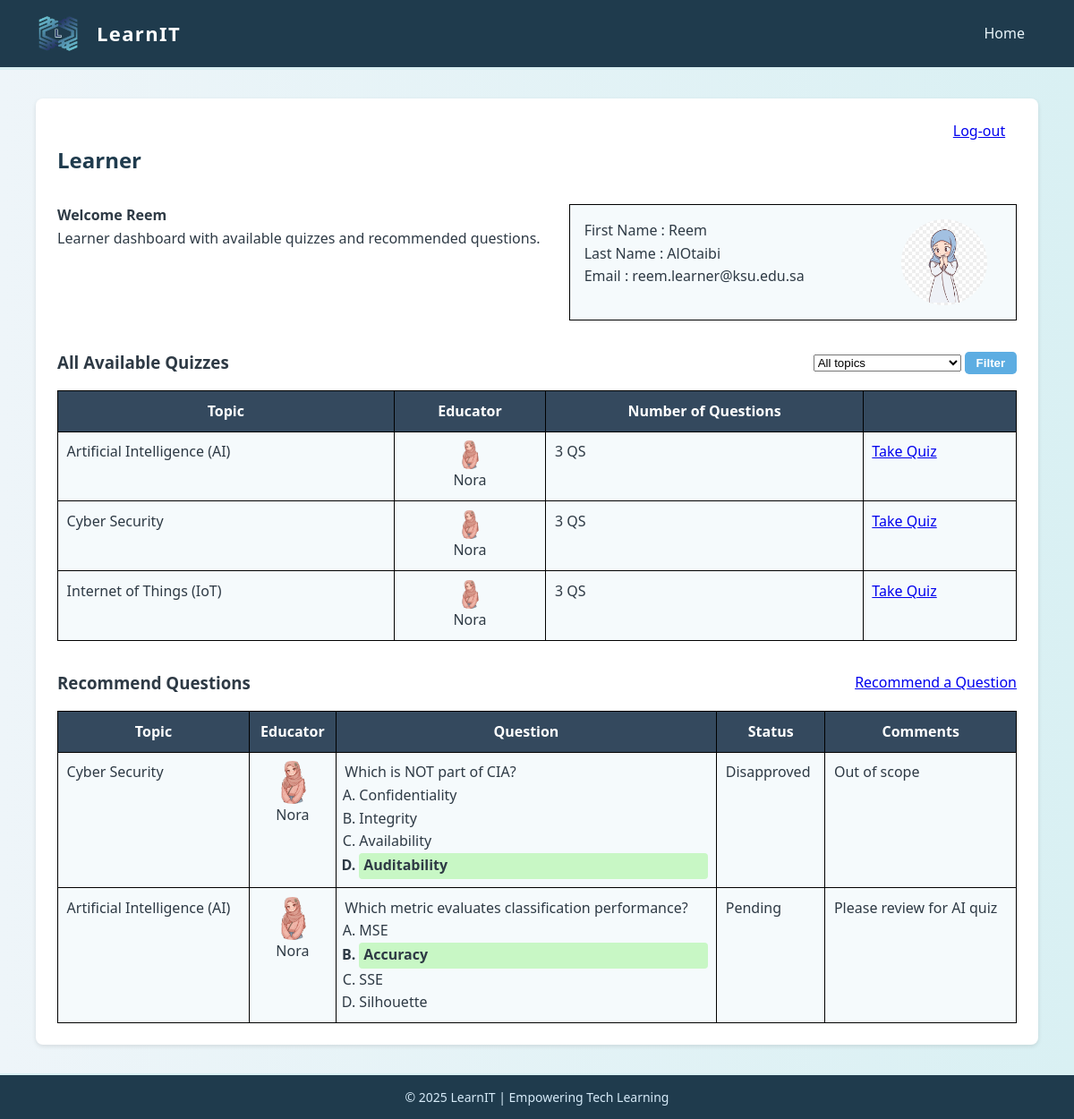
The app's page /learner.php (signed in), older data.
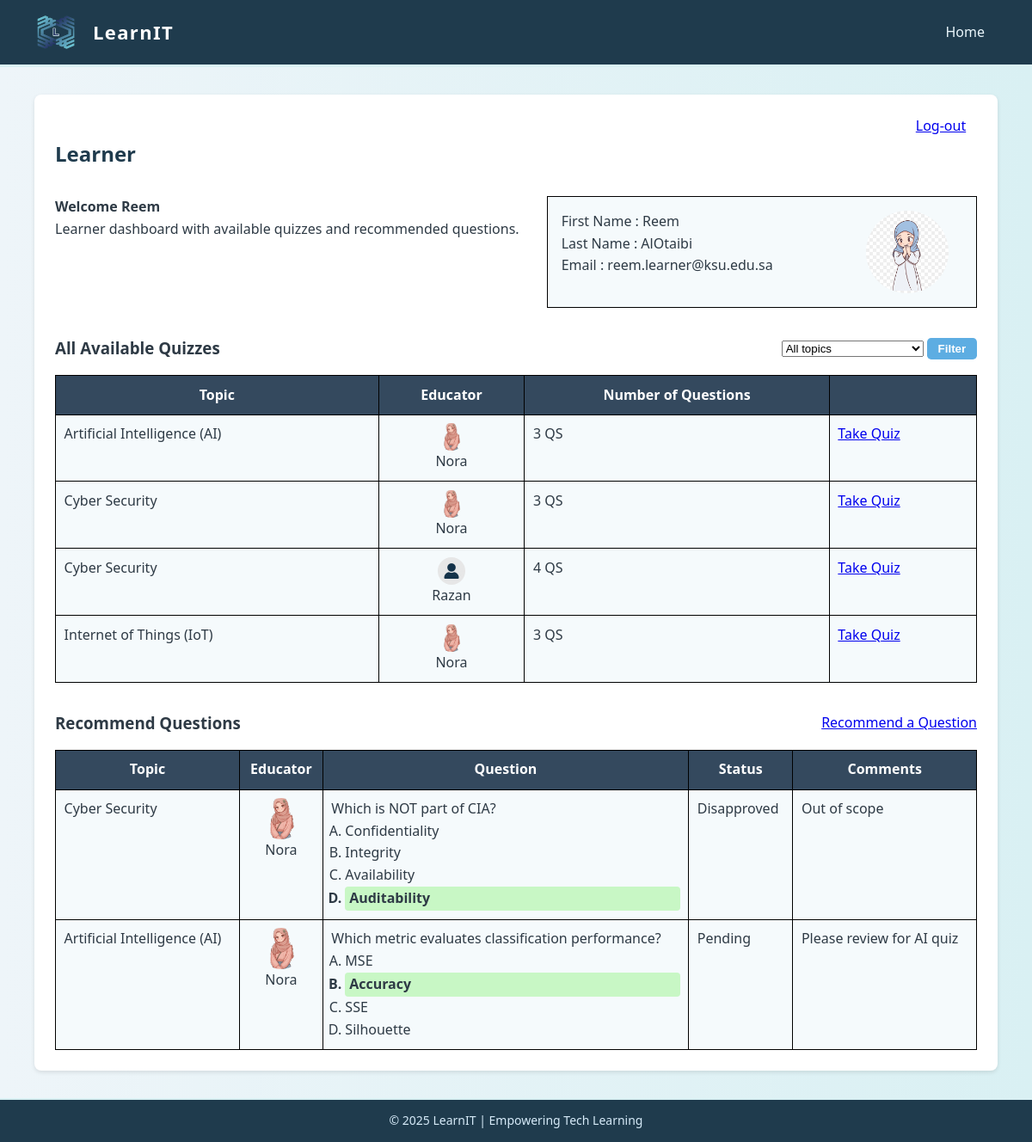
The same page, newer data.
### tables this page shows
CREATE TABLE `user` (
  `id` int(11) NOT NULL,
  `firstName` varchar(60) NOT NULL,
  `lastName` varchar(60) NOT NULL,
  `emailAddress` varchar(120) NOT NULL,
  `password` varchar(255) NOT NULL,
  `photoFileName` varchar(200) DEFAULT NULL,
  `userType` enum('learner','educator') NOT NULL
);

CREATE TABLE `quiz` (
  `id` int(11) NOT NULL,
  `educatorID` int(11) NOT NULL,
  `topicID` int(11) NOT NULL
);

CREATE TABLE `topic` (
  `id` int(11) NOT NULL,
  `topicName` varchar(120) NOT NULL
);

CREATE TABLE `recommendedquestion` (
  `id` int(11) NOT NULL,
  `quizID` int(11) NOT NULL,
  `learnerID` int(11) NOT NULL,
  `question` text NOT NULL,
  `questionFigureFileName` varchar(200) DEFAULT NULL,
  `answerA` varchar(300) NOT NULL,
  `answerB` varchar(300) NOT NULL,
  `answerC` varchar(300) NOT NULL,
  `answerD` varchar(300) NOT NULL,
  `correctAnswer` enum('A','B','C','D') NOT NULL,
  `status` enum('pending','approved','disapproved') NOT NULL DEFAULT 'pending',
  `comments` text
);

### learner.php (the view, shortened to what this page needs)
<?php
require_once 'connect.php';
$userId = (int) $_SESSION['user_id'];
$sql = "SELECT firstName, lastName, emailAddress,
               COALESCE(NULLIF(photoFileName,''),'default.png') AS photoFileName
        FROM user WHERE id = ?";
$stmt = mysqli_prepare($conn, $sql);
mysqli_stmt_bind_param($stmt, "i", $userId);
mysqli_stmt_execute($stmt);
$res = mysqli_stmt_get_result($stmt);
$user = mysqli_fetch_assoc($res);
function e($s){ return htmlspecialchars($s ?? '', ENT_QUOTES, 'UTF-8'); }
$first = e($user['firstName']);
$last  = e($user['lastName']);
$email = e($user['emailAddress']);
$photo = 'images/' . e($user['photoFileName']);
$isPost = ($_SERVER['REQUEST_METHOD'] === 'POST');
$selectedTopicId = $isPost ? trim((string)($_POST['topicID'] ?? '')) : '';
if ($isPost && $selectedTopicId !== '') {
    $quizSql = "
        SELECT q.id AS quizID,
               t.topicName,
               u.firstName, u.lastName,
               COALESCE(NULLIF(u.photoFileName,''),'default.png') AS educatorPhoto,
               COUNT(qq.id) AS questionCount
        FROM quiz q
        JOIN user u ON q.educatorID = u.id
        JOIN topic t ON q.topicID = t.id
        LEFT JOIN quizquestion qq ON q.id = qq.quizID
        WHERE q.topicID = ?
        GROUP BY q.id, t.topicName, u.firstName, u.lastName, u.photoFileName
        ORDER BY t.topicName, q.id";
    $stmt = mysqli_prepare($conn, $quizSql);
    mysqli_stmt_bind_param($stmt, "i", $selectedTopicId);
    mysqli_stmt_execute($stmt);
    $quizzes = mysqli_stmt_get_result($stmt);
} else {
    $quizSql = "
        SELECT q.id AS quizID,
               t.topicName,
               u.firstName, u.lastName,
               COALESCE(NULLIF(u.photoFileName,''),'default.png') AS educatorPhoto,
               COUNT(qq.id) AS questionCount
        FROM quiz q
        JOIN user u ON q.educatorID = u.id
        JOIN topic t ON q.topicID = t.id
        LEFT JOIN quizquestion qq ON q.id = qq.quizID
        GROUP BY q.id, t.topicName, u.firstName, u.lastName, u.photoFileName
        ORDER BY t.topicName, q.id";
    $quizzes = mysqli_query($conn, $quizSql);
}
$recSql = "
    SELECT rq.id, rq.question, rq.questionFigureFileName,
           rq.answerA, rq.answerB, rq.answerC, rq.answerD, rq.correctAnswer,
           rq.status, rq.comments,
           t.topicName,
           u.firstName AS educatorFirst, u.lastName AS educatorLast,
           COALESCE(NULLIF(u.photoFileName,''),'default.png') AS educatorPhoto
    FROM recommendedquestion rq
    JOIN quiz q ON rq.quizID = q.id
    JOIN topic t ON q.topicID = t.id
    JOIN user u ON q.educatorID = u.id
    WHERE rq.learnerID = ?
    ORDER BY rq.id DESC";
$stmt2 = mysqli_prepare($conn, $recSql);
mysqli_stmt_bind_param($stmt2, "i", $userId);
mysqli_stmt_execute($stmt2);
$recRes = mysqli_stmt_get_result($stmt2);
?>
<!doctype html>
<html lang="en">
<head>
  <link rel="stylesheet" href="style.css">
</head>
<body>
<header>
  <div class="logo">
    <img src="images/logo.png" alt="LearnIT Logo" style="width:50px; vertical-align:middle;">
    <h1 style="display:inline-block; margin-left:.5rem;">LearnIT</h1>
  </div>
  <nav><a href="learner.php">Home</a></nav>
</header>
<main class="card-container">
  <div style="text-align:right;"><a href="logout.php" class="filter">Log-out</a></div>
  <h2 class="learnerh2">Learner</h2>
  <div class="dashboardF" style="display:flex; gap:2rem;">
    <div class="welcomeF">
      <h4>Welcome <?= $first; ?></h4>
      <p>Learner dashboard with available quizzes and recommended questions.</p>
    </div>
    <div class="infoF" style="flex:1; border:1px solid #000; background:#f5fafc; padding:1rem;">
      <img src="<?= $photo; ?>" alt="Profile Picture" class="pfp-F">
      <p>First Name : <?= $first; ?></p>
      <p>Last Name : <?= $last; ?></p>
      <p>Email : <?= $email; ?></p>
    </div>
  </div>
  <div class="quiz-headerAvailableQizzes" style="display:flex; justify-content:space-between; align-items:center; margin-top:2rem;">
    <h3>All Available Quizzes</h3>
    <form method="post" action="learner.php" class="QuizheaderContainer2">
      <select name="topicID" id="QTDropDownF">
        <option value="">All topics</option>
      </select>
      <button type="submit" class="filter">Filter</button>
    </form>
  </div>
  <table class="Available_Quizzes-F">
    <thead>
      <tr><th>Topic</th><th>Educator</th><th>Number of Questions</th><th></th></tr>
    </thead>
    <tbody>
      <?php if ($quizzes && mysqli_num_rows($quizzes) > 0): ?>
        <?php while ($q = mysqli_fetch_assoc($quizzes)): ?>
          <?php
            $topic  = e($q['topicName']);
            $fname  = e($q['firstName']);
            $photoE = 'images/' . e($q['educatorPhoto']);
            $count  = (int)$q['questionCount'];
            $quizID = (int)$q['quizID'];
          ?>
          <tr>
            <td><?= $topic ?></td>
            <td><div class="learneredu2"><img src="<?= $photoE ?>" alt="Educator"><p><?= $fname ?></p></div></td>
            <td><?= $count ?> QS</td>
            <td><?= $count>0 ? "<a href='take-quiz.php?quizID=$quizID'>Take Quiz</a>" : "<span style='opacity:.6'>No questions</span>" ?></td>
          </tr>
        <?php endwhile; ?>
      <?php else: ?><tr><td colspan="4">No quizzes found.</td></tr><?php endif; ?>
    </tbody>
  </table>
  <div class="RECQS">
    <h3>Recommend Questions</h3>
    <a href="recommend-question.php" id="recqslink">Recommend a Question</a>
  </div>
  <table class="recQS-F">
    <thead>
      <tr><th>Topic</th><th>Educator</th><th>Question</th><th>Status</th><th>Comments</th></tr>
    </thead>
    <tbody>
      <?php if ($recRes && mysqli_num_rows($recRes) > 0): ?>
        <?php while ($r = mysqli_fetch_assoc($recRes)): ?>
          <?php
            $topic = e($r['topicName']);
            $eduP = 'images/' . e($r['educatorPhoto']);
            $eduN = e($r['educatorFirst']);
            $qText = e($r['question']);
            $A = e($r['answerA']); $B = e($r['answerB']); $C = e($r['answerC']); $D = e($r['answerD']);
            $correct = e($r['correctAnswer']);
          ?>
          <tr>
            <td><?= $topic ?></td>
            <td><div class="learneredu"><img src="<?= $eduP ?>" alt="Educator"><p><?= $eduN ?></p></div></td>
            <td>
              <div class="question-text"><?= $qText ?></div>
              <ol type="A" class="question-answers">
                <li<?= $correct=='A'?' class="correct"':'' ?>><?= $A ?></li>
                <li<?= $correct=='B'?' class="correct"':'' ?>><?= $B ?></li>
                <li<?= $correct=='C'?' class="correct"':'' ?>><?= $C ?></li>
                <li<?= $correct=='D'?' class="correct"':'' ?>><?= $D ?></li>
              </ol>
            </td>
            <td><?= e(ucfirst($r['status'])) ?></td>
            <td><?= e($r['comments']) ?></td>
          </tr>
        <?php endwhile; ?>
      <?php else: ?><tr><td colspan="5">No recommended questions yet.</td></tr><?php endif; ?>
    </tbody>
  </table>
</main>
<footer>
  <p>&copy; 2025 LearnIT | Empowering Tech Learning</p>
</footer>
</body>
</html>

### style.css (style rules this page uses)
* { margin: 0; padding: 0; box-sizing: border-box; }
body { font-family: 'Segoe UI', Tahoma, Geneva, Verdana, sans-serif; background: linear-gradient(to right, #eef5f9, #d9f0f3); color: #2e3a45; min-height: 100vh; display: flex; flex-direction: column; line-height: 1.6; }
header { background: #1f3b4d; display: flex; justify-content: space-between; align-items: center; padding: 0.938em 2.5em; border-bottom: 0.188em solid #d9f0f3; color: #fff; }
header .logo { display: flex; align-items: center; }
header .logo img { height: 2.812em; margin-right: 0.625em; }
header .logo h1 { font-size: 1.375em; letter-spacing: 0.062em; }
header nav a { margin: 0 0.938em; text-decoration: none; color: #eaf6fb; font-weight: 500; transition: color 0.3s; }
h2 { color: #1f3b4d; margin-bottom: 1.25em; }
footer { background: #1f3b4d; text-align: center; padding: 0.938em; border-top: 0.188em solid #d9f0f3; font-size: 0.875em; color: #d6eaf8; }
button, .btn { background: #5dade2; border: none; padding: 0.625em 1.25em; border-radius: 0.375em; color: #fff; font-weight: bold; cursor: pointer; transition: background 0.3s, transform 0.2s; text-decoration: none; }
.card-container { width: 70rem; margin: 2em auto; padding: 1.5em; background-color: #ffffff; border-radius: 0.5em; box-shadow: 0 0.125em 0.3125em rgba(0,0,0,0.1); }

### learner.php (style rules this page uses)
.learneredu, .learneredu2 { display:flex; flex-direction:column; align-items:center; justify-content:center; text-align:center; }
.learneredu img, .learneredu2 img { border-radius:50%; object-fit:cover; }
.learneredu img { width:3rem; height:3rem; }
.learneredu2 img { width:2rem; height:2rem; }
.question-answers { padding-left:1rem; }
.correct { background:#c8f7c5; font-weight:bold; border-radius:.25rem; padding:.1rem .3rem; }
thead { background-color:#34495e; color:white; }
th, td { border:1px solid black; padding:.6rem; vertical-align:top; }
td { background-color: #f5fafc; }
.Available_Quizzes-F, .recQS-F { width:100%; border-collapse:collapse; margin-top:1rem; }
.RECQS { display:flex; justify-content:space-between; align-items:center; margin-top:2rem; margin-bottom:.5rem; }
.filter { padding:.3rem .8rem; border-radius:.3rem; }
.pfp-F { width:6rem; height:6rem; border-radius:50%; object-fit:cover; float:right; margin-right:1rem; }

Row changes from the older to the newer data that the page shows:
added quiz: topicID.topicName "Cyber Security", shows a picture, educatorID.firstName "Razan", count "4"
